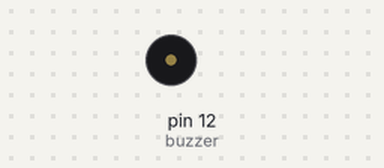
The sketch below on a simulated Arduino Uno, built with avr-gcc and run on an emulated ATmega328P. Parts: buzzer (waves = sounding).

Above: at 8.0 s.
At 16.7 s:
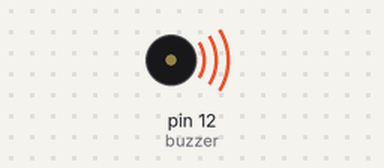
Timing chart, 0 to 22.3 s (numbered marks = the images above):
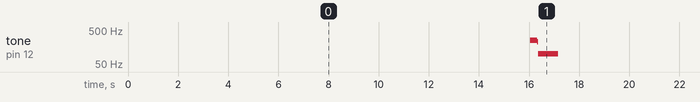

The sketch:

active_buzzer.ino
```cpp
//www.elegoo.com
//2016.12.08

int buzzer = 12;//the pin of the active buzzer
void setup()
{
 pinMode(buzzer,OUTPUT);//initialize the buzzer pin as an output
}
void loop()
{
 unsigned char i;
 while(1)
 {
   //output an frequency
   for(i=0;i<80;i++)
   {
    digitalWrite(buzzer,HIGH);
    delay(100);//wait for 1ms
    digitalWrite(buzzer,LOW);
    delay(100);//wait for 1ms
    }
    //output another frequency
     for(i=0;i<80;i++)
      {
        digitalWrite(buzzer,HIGH);
        delay(2);//wait for 2ms
        digitalWrite(buzzer,LOW);
        delay(2);//wait for 2ms
      }
     for(i=0;i<80;i++)
      {
        digitalWrite(buzzer,HIGH);
        delay(5);//wait for 2ms
        digitalWrite(buzzer,LOW);
        delay(5);//wait for 2ms
      }
  }
}
```

Measured:
- by itself, tone on pin 12 (buzzer): repeats every 17.1 s: 229 Hz 0.04 s, 100 Hz 0.80 s, silent 16.0 s, 249 Hz 0.28 s
